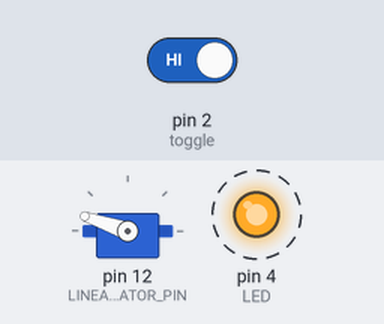
A sketch run on a simulated Arduino Uno, built with avr-gcc and run on an emulated ATmega328P. Parts: servo, output pins drawn as LEDs (lit = HIGH). Dashed ring = blinking. The inputs (shaded band) are chosen by the test bench; at power-on: pin 2 (toggle) HIGH.

Above: at 125.05 s.
Timing chart, 0 to 128.0 s (numbered marks = the images above):
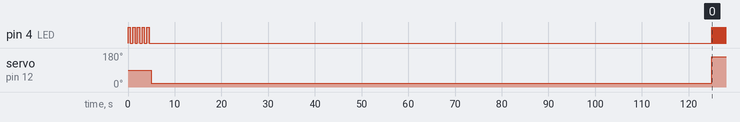

Measured:
- by itself, pin 4 (LED): goes 4 × (LOW 0.50 s, HIGH 0.50 s), LOW 121 s, 24 × (HIGH 0.10 s, LOW 0.10 s), HIGH 0.10 s, then LOW
- by itself, servo on pin 12 (LINEAR_ACTUATOR_PIN): 90° → 19° at 5.0 s, → 161° 120 s later

The sketch:

helium_vent_timer.ino
```cpp
#include <Servo.h>
//Defines
#define LINEAR_ACTUATOR_PIN 12        //Linear Actuator Digital Pin


Servo LINEAR_ACTUATOR;  // create servo objects to control the linear actuator
int linearValue = 1500;   //current positional value being sent to the linear actuator.
int toggle = 2;
int LED = 4;

void setup()
{
  //initialize servo/linear actuator objects
  LINEAR_ACTUATOR.attach(LINEAR_ACTUATOR_PIN, 1050, 2000);      // attaches/activates the linear actuator as a servo object
  pinMode(toggle,INPUT_PULLUP);
  pinMode(LED,OUTPUT);
  for(int i = 0; i<5; i++){
    digitalWrite(LED,HIGH);
    delay(500);
    digitalWrite(LED,LOW);
    delay(500);
  }
  //Open
  LINEAR_ACTUATOR.writeMicroseconds(1150);

  //stay open for 2 minutes
  for (int i=0;i<2;i++) delay(60000);

  //Closed
  LINEAR_ACTUATOR.writeMicroseconds(1900);

}

void loop() {


  int tglOn = digitalRead(toggle);

  //Switch pointed TOWARDS LED
  if(tglOn == LOW){
    digitalWrite(LED,HIGH);
    //Closed
    LINEAR_ACTUATOR.writeMicroseconds(1900);
    //after switch, wait 1 hour
    for (int i=0;i<60;i++) delay(60000);

   //Open
    LINEAR_ACTUATOR.writeMicroseconds(1150);
    for (int i=0;i<120;i++) delay(60000);

  }

  //Switch pointed AWAY from LED
  else if(tglOn == HIGH){
    digitalWrite(LED,LOW);
    LINEAR_ACTUATOR.writeMicroseconds(1900);
    digitalWrite(LED,HIGH);
    delay(100);
    digitalWrite(LED,LOW);
    delay(100);
  }

}
```
